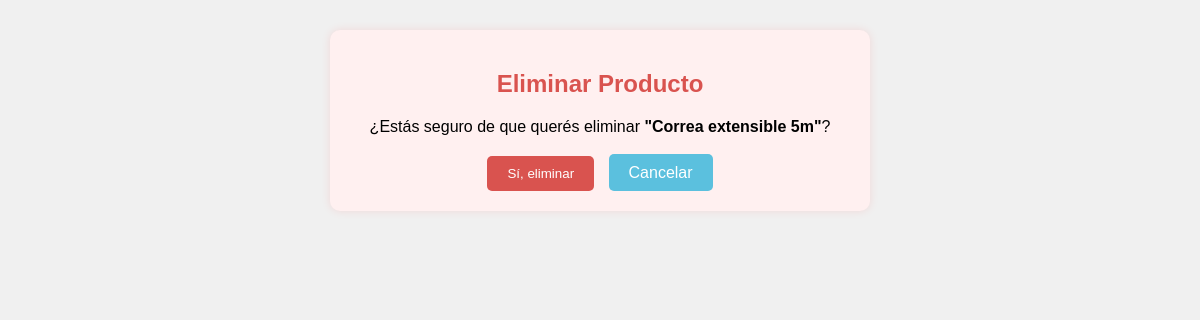
/productos/eliminar/2/, run on an earlier commit of the app's database.
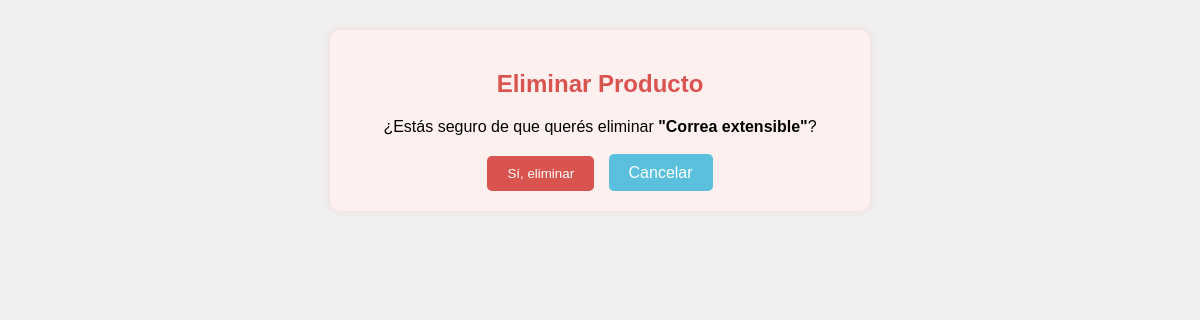
And on a later commit of the database.
### products/models.py (models this page shows, shortened)
class Producto(models.Model):
    nombre = models.CharField(max_length=100)
    categoria = models.CharField(max_length=100)
    descripcion = RichTextField()
    imagen = models.ImageField(upload_to='productos/')
    fecha_publicacion = models.DateField(default=timezone.now)

### products/views.py (the view)
# urls.py: path('productos/eliminar/<int:pk>/', ProductoDeleteView.as_view(), name='eliminar_producto'),
class ProductoDeleteView(DeleteView):
    model = Producto
    template_name = 'products/producto_confirm_delete.html'
    success_url = reverse_lazy('lista_productos')

### templates/products/producto_confirm_delete.html (shortened to what this page needs)
{% extends 'products/base.html' %}
{% block content %}
  <div style="max-width: 500px; margin: auto; background-color: #fff0f0; padding: 20px; border-radius: 10px; box-shadow: 0 0 10px rgba(255, 0, 0, 0.1);">
    <h2 style="color: #d9534f; text-align: center;">Eliminar Producto</h2>
    <p style="text-align: center;">¿Estás seguro de que querés eliminar <strong>"{{ object.nombre }}"</strong>?</p>
    <form method="post" style="text-align: center; margin-top: 20px;">
      <button type="submit" style="background-color: #d9534f; color: white; padding: 10px 20px; border: none; border-radius: 5px; cursor: pointer;">
        Sí, eliminar
      </button>
      <a href="{% url 'lista_productos' %}" style="margin-left: 10px; padding: 10px 20px; background-color: #5bc0de; color: white; border-radius: 5px; text-decoration: none;">
        Cancelar
      </a>
    </form>
  </div>
{% endblock %}

What changed in the data, as far as the page shows it:
changed Producto: nombre "Correa extensible 5m" → "Correa extensible"
